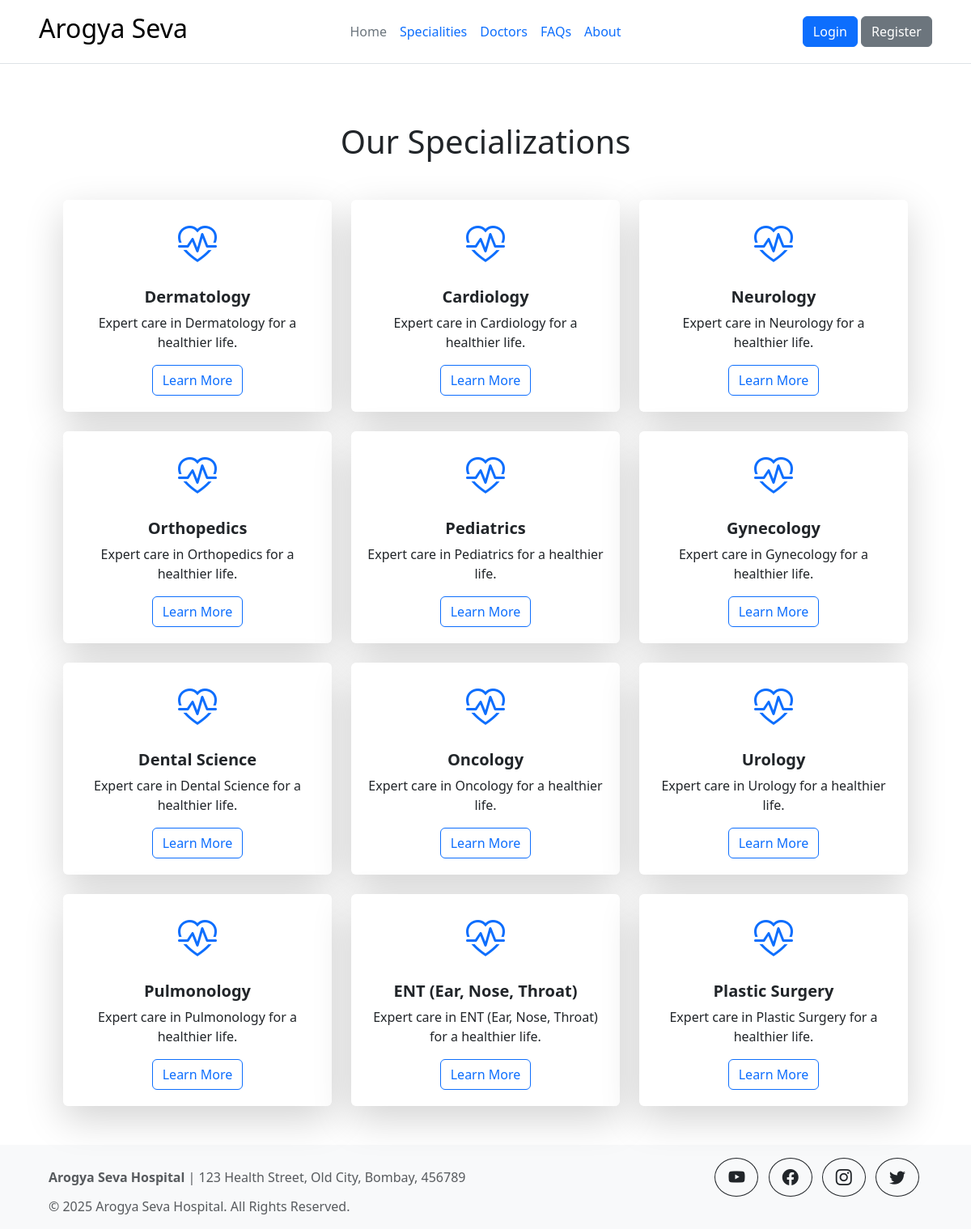
The page /specialization on the database its author committed.
### main.py (models this page shows, shortened)
class Specialization(db.Model):
    id = db.Column(db.Integer, primary_key=True)
    name = db.Column(db.String(100), nullable=False, unique=True)
    description = db.Column(db.Text, nullable=False)

### main.py (the view)
@app.route('/specialization')
def specialization():
    specializations = Specialization.query.all()
    return render_template('specialization.html', specializations=specializations)

### templates/specialization.html
{% include 'header.html' %}
<div class="container py-5">
    <h1 class="text-center mb-5">Our Specializations</h1>
    <div class="row row-cols-1 row-cols-md-3 g-4">
        {% for specialization in specializations %}
        <div class="col">
            <div class="card shadow-lg border-0 h-100">
                <div class="card-body text-center">
                    <div class="icon-container mb-3">
                        <i class="bi bi-heart-pulse text-primary" style="font-size: 3rem;"></i>
                    </div>
                    <h5 class="card-title">{{ specialization.name }}</h5>
                    <p class="card-text">Expert care in {{ specialization.name }} for a healthier life.</p>
                    <a href="{{ url_for('learn_more', specialization_id=specialization.id) }}" class="btn btn-outline-primary">Learn More</a>
                </div>
            </div>
        </div>
        {% endfor %}
    </div>
</div>
{% include 'footer.html' %}

### static/css/styles.css (style rules this page uses)
.py-5 { padding-top: 3rem !important; padding-bottom: 3rem !important; padding-left: 3rem !important; padding-right: 3rem !important; }
.icon-container { display: flex; justify-content: center; }
.card { transition: transform 0.2s, box-shadow 0.2s; }
.card-body { background-color: white; padding: 20px; border-radius: 8px; }
.card-title { font-weight: bold; }

### rows shown on the page
Specialization: name "Dermatology"
Specialization: name "Cardiology"
Specialization: name "Neurology"
Specialization: name "Orthopedics"
Specialization: name "Pediatrics"
Specialization: name "Gynecology"
Specialization: name "Dental Science"
Specialization: name "Oncology"
Specialization: name "Urology"
Specialization: name "Pulmonology"
Specialization: name "ENT (Ear, Nose, Throat)"
Specialization: name "Plastic Surgery"
